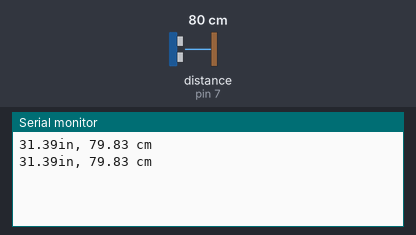
The sketch below on a simulated Arduino Uno, built with avr-gcc and run on an emulated ATmega328P. On the bench: the last lines printed to the serial monitor. Wiring (inferred from the names in the program): ultrasonic range finder: trigger pin 6; echo pin 7. The test bench sets the inputs (shaded band); at power-on: distance to the obstacle (sensor on pin 7) 80 cm. The echo pulse lasts 58.3 µs per cm; the ROS host is connected and sends only what is stated.

Above: at 1.3 s.
1.4 s: distance to the obstacle (sensor on pin 7) set to 2 cm
At 1.9 s:
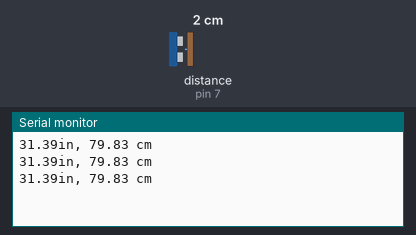
2.9 s: distance to the obstacle (sensor on pin 7) set to 4 cm
At 3.4 s:
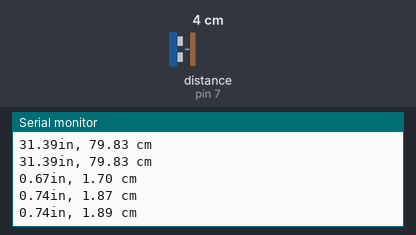
Timing chart, 0 to 5.9 s (numbered marks = the images above; inputs shaded):
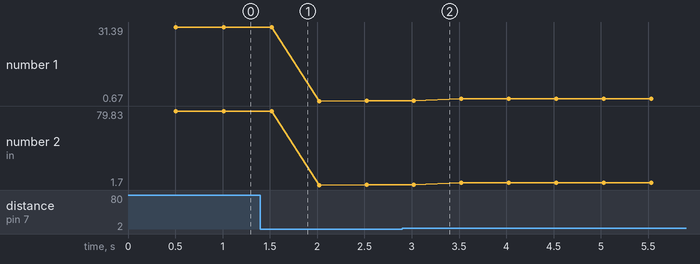

Measured:
- plotted number 1: 31.39 → 0.74 after the input at 1.4 s, 0.74 → 1.53 after the input at 2.9 s
- plotted number 2: 79.83 → 1.87 after the input at 1.4 s, 1.87 → 3.88 after the input at 2.9 s

The sketch:

ultrasonic_pub.ino
```cpp
#include <ros.h>
#include <std_msgs/String.h>
#include <Arduino.h>

//run using rosrun rosserial_python serial_node.py _port:=/dev/ttyACM0 _baud:=115200
ros::NodeHandle nh;
int trigPin = 6;
int echoPin = 7;
double duration, cm, inches;
String distance = "";
char distanceChar[29];

std_msgs::String msg;
ros::Publisher topic_pub("Ultrasonic_Publisher", &msg);

void setup() {
  nh.initNode();
  nh.advertise(topic_pub);

  Serial.begin(115200);
  pinMode(trigPin, OUTPUT);
  pinMode(echoPin, INPUT);
}

void loop() {
  digitalWrite(trigPin, LOW);
  delayMicroseconds(5);
  digitalWrite(trigPin, HIGH);
  delayMicroseconds(10);
  digitalWrite(trigPin, LOW);
  duration = pulseIn(echoPin, HIGH);

  delay(500);

  cm = (duration/2) / 29.1;
  inches = (duration/2) / 74;
  distance = String(inches) + "in, " + String(cm) + " cm" + "\n";

  distance.toCharArray(distanceChar,distance.length()+1);
  msg.data = distanceChar;

  //msg.data = distance;
  Serial.print(distanceChar);

  topic_pub.publish(&msg);
  nh.spinOnce();
}
```
